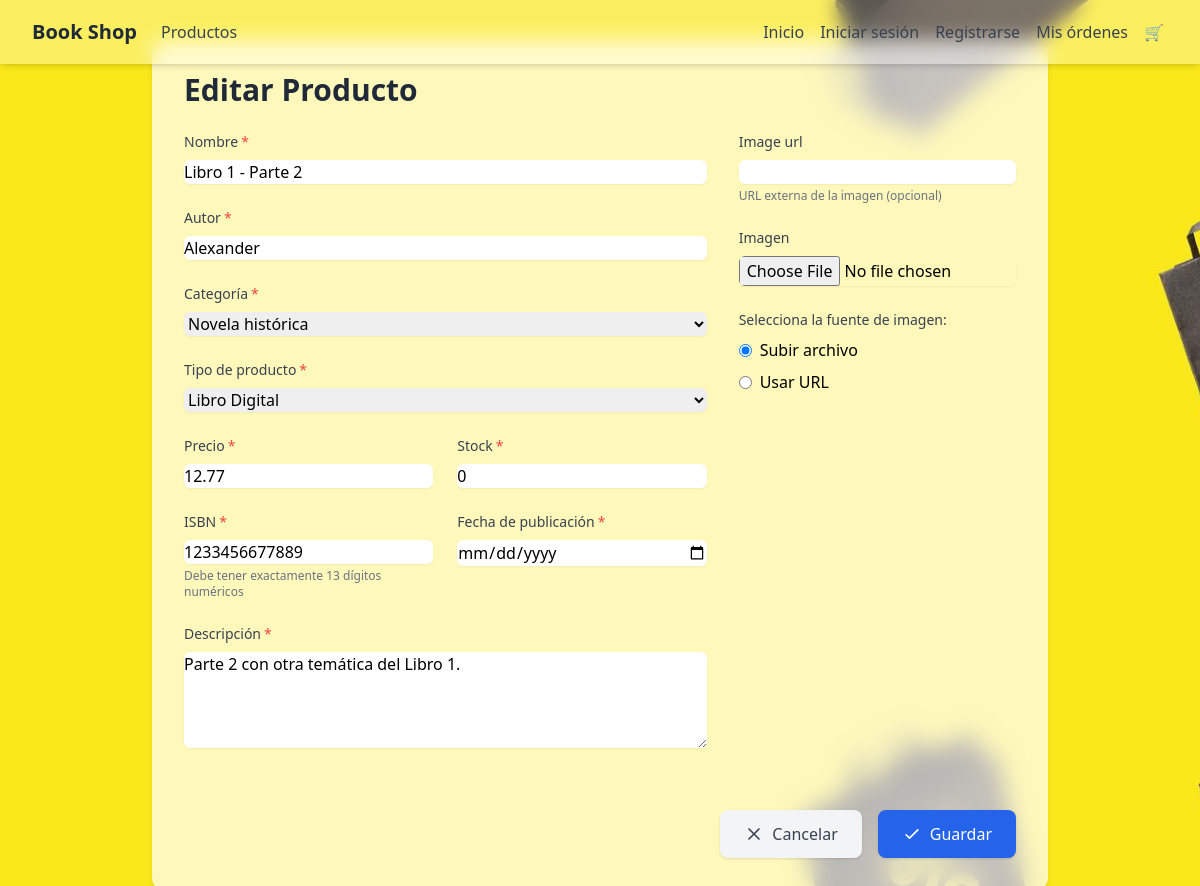
The app's page /productos/editar/8/ with its own data.
### productos/models.py (models this page shows, shortened)
class Product(models.Model):
    PRODUCT_TYPES = [
        ('physical', 'Libro Físico'),
        ('ebook', 'Libro Digital'),
    ]
    name = models.CharField(max_length=200, verbose_name="Nombre")
    description = models.TextField(verbose_name="Descripción")
    price = models.DecimalField(max_digits=10, decimal_places=2, verbose_name="Precio")
    product_type = models.CharField(
        max_length=10,
        choices=PRODUCT_TYPES,
        default='physical',
        verbose_name="Tipo de producto"
    )
    category = models.ForeignKey(Category, on_delete=models.CASCADE, verbose_name="Categoría")
    stock = models.PositiveIntegerField(default=0, verbose_name="Stock")
    image = models.ImageField(upload_to='products/', blank=True, null=True, verbose_name="Imagen")
    image_url = models.URLField(blank=True, null=True)
    author = models.CharField(max_length=100, verbose_name="Autor")
    isbn = models.CharField(max_length=13,unique=True,validators=[RegexValidator(regex='^\d{13}$', message='El ISBN debe tener exactamente 13 dígitos.')],verbose_name="ISBN")
    publication_date = models.DateField(verbose_name="Fecha de publicación")
    created_at = models.DateTimeField(auto_now_add=True, verbose_name="Fecha de creación")
    updated_at = models.DateTimeField(auto_now=True, verbose_name="Fecha de actualización")
    class Meta:
        verbose_name = "Producto"
        verbose_name_plural = "Productos"

### productos/views.py (the view)
# urls.py: path('editar/<int:pk>/', views.product_update, name='product_update'),  # Editar producto
def product_update(request, pk):
   product = get_object_or_404(Product.objects.select_related('category'), pk=pk)
   if request.method == 'POST':
       form = ProductForm(request.POST, request.FILES, instance=product)
       if form.is_valid():
            product = form.save(commit=False)
            image_source = request.POST.get('image_source')
            image_url = form.cleaned_data.get('image_url')
            image_file = request.FILES.get('image')
            if image_source == 'url' and image_url:
                product.image = None
            elif image_source == 'file' and image_file:
                product.image_url = ''
            elif image_source == 'url' and not image_url and image_file:
                product.image_url = ''
            else:
                product.image = None
                product.image_url = ''
            product.save()
            messages.success(request, 'Producto actualizado exitosamente.')
            return redirect('product_detail', pk=product.pk)
   else:
       form = ProductForm(instance=product)
   return render(request, 'productos/product_form.html', {
       'form': form,
       'title': 'Editar Producto',
       'product': product
   })

### productos/forms.py (shortened to what this page needs)
class ProductForm(forms.ModelForm):
    class Meta:
        model = Product
        fields = ['name', 'author', 'category', 'product_type', 'price', 'stock', 'description', 'image','image_url', 'isbn','publication_date']
        common_class = 'w-full rounded-md border-gray-300 shadow-sm focus:border-blue-500 focus:ring-blue-500'
        widgets = {
            'name': forms.TextInput(attrs={'class': common_class}),
            'author': forms.TextInput(attrs={'class': common_class}),
            'category': forms.Select(attrs={'class': common_class}),
            'product_type': forms.Select(attrs={'class': common_class}),
            'price': forms.NumberInput(attrs={'class': common_class, 'step': '0.01'}),
            'stock': forms.NumberInput(attrs={'class': common_class}),
            'description': forms.Textarea(attrs={'class': common_class, 'rows': 4}),
            'image': forms.FileInput(attrs={'class': common_class}),
            'image_url': forms.URLInput(attrs={'class': common_class}),
            'isbn': forms.TextInput(attrs={'class': common_class}),
            'publication_date': forms.DateInput(attrs={'class': common_class, 'type': 'date'}),
        }

### productos/models.py (called while the page is built)
    def __str__(self):
        return self.name

### productos/templates/productos/product_form.html (shortened to what this page needs)
{% extends "base.html" %}
{% load static %}
{% load i18n %}
{% block content %}
<div class="max-w-4xl mx-auto bg-white bg-opacity-70 backdrop-blur-md rounded-xl shadow-md p-8 animate-fade-in">
  <h2 class="text-3xl font-bold text-gray-800 mb-6">{{ title }}</h2>
  <form method="post" enctype="multipart/form-data">
    <div class="flex flex-col md:flex-row gap-8">
      <div class="flex-1">
        <div class="mb-6">
          <label for="{{ form.name.id_for_label }}" class="block text-sm font-medium text-gray-700 mb-2">
            {{ form.name.label }}{% if form.name.field.required %}<span class="text-red-500">*</span>{% endif %}
          </label>
          {{ form.name }}
        </div>
        <div class="mb-6">
          <label for="{{ form.author.id_for_label }}" class="block text-sm font-medium text-gray-700 mb-2">
            {{ form.author.label }}{% if form.author.field.required %}<span class="text-red-500">*</span>{% endif %}
          </label>
          {{ form.author }}
        </div>
        <div class="mb-6">
          <label for="{{ form.category.id_for_label }}" class="block text-sm font-medium text-gray-700 mb-2">
            {{ form.category.label }}{% if form.category.field.required %}<span class="text-red-500">*</span>{% endif %}
          </label>
          {{ form.category }}
        </div>
        <div class="mb-6">
          <label for="{{ form.product_type.id_for_label }}" class="block text-sm font-medium text-gray-700 mb-2">
            {{ form.product_type.label }}{% if form.product_type.field.required %}<span class="text-red-500">*</span>{% endif %}
          </label>
          {{ form.product_type }}
        </div>
        <div class="grid grid-cols-1 md:grid-cols-2 gap-6 mb-6">
          <div>
            <label for="{{ form.price.id_for_label }}" class="block text-sm font-medium text-gray-700 mb-2">
              {{ form.price.label }}{% if form.price.field.required %}<span class="text-red-500">*</span>{% endif %}
            </label>
            {{ form.price }}
          </div>
          <div>
            <label for="{{ form.stock.id_for_label }}" class="block text-sm font-medium text-gray-700 mb-2">
              {{ form.stock.label }}{% if form.stock.field.required %}<span class="text-red-500">*</span>{% endif %}
            </label>
            {{ form.stock }}
          </div>
        </div>
        <div class="grid grid-cols-1 md:grid-cols-2 gap-6 mb-6">
          <div>
            <label for="{{ form.isbn.id_for_label }}" class="block text-sm font-medium text-gray-700 mb-2">
              {{ form.isbn.label }}{% if form.isbn.field.required %}<span class="text-red-500">*</span>{% endif %}
            </label>
            {{ form.isbn }}
            <p class="mt-1 text-xs text-gray-500">Debe tener exactamente 13 dígitos numéricos</p>
          </div>
          <div>
            <label for="{{ form.publication_date.id_for_label }}" class="block text-sm font-medium text-gray-700 mb-2">
              {{ form.publication_date.label }}{% if form.publication_date.field.required %}<span class="text-red-500">*</span>{% endif %}
            </label>
            {{ form.publication_date }}
          </div>
        </div>
        <div class="mb-6">
          <label for="{{ form.description.id_for_label }}" class="block text-sm font-medium text-gray-700 mb-2">
            {{ form.description.label }}{% if form.description.field.required %}<span class="text-red-500">*</span>{% endif %}
          </label>
          {{ form.description }}
        </div>
      </div>
      <div class="w-full md:w-1/3">
        <div class="mb-6">
          <label for="{{ form.image_url.id_for_label }}" class="block text-sm font-medium text-gray-700 mb-2">
            {{ form.image_url.label }}{% if form.image_url.field.required %}<span class="text-red-500">*</span>{% endif %}
          </label>
          {{ form.image_url }}
          <p class="mt-1 text-xs text-gray-500">URL externa de la imagen (opcional)</p>
        </div>
        <div class="mb-6">
          <label for="{{ form.image.id_for_label }}" class="block text-sm font-medium text-gray-700 mb-2">
            {{ form.image.label }}{% if form.image.field.required %}<span class="text-red-500">*</span>{% endif %}
          </label>
          {{ form.image }}
        </div>
        <div class="mt-6 space-y-4">
          <div class="mb-6">
            <label class="block text-sm font-medium text-gray-700 mb-2">Selecciona la fuente de imagen:</label>
            <div class="flex flex-col space-y-2">
              <label class="inline-flex items-center">
                <input type="radio" name="image_source" value="file" checked class="form-radio text-blue-600">
                <span class="ml-2">Subir archivo</span>
              </label>
              <label class="inline-flex items-center">
                <input type="radio" name="image_source" value="url" class="form-radio text-blue-600">
                <span class="ml-2">Usar URL</span>
              </label>
            </div>
          </div>
        </div>
      </div>
    </div>
    <div class="mt-8 flex justify-end gap-4">
      <a href="{% url 'product_list' %}" class="inline-flex items-center px-6 py-3 bg-gray-100 hover:bg-gray-200 text-gray-700 rounded-lg shadow transition-all duration-300">
        <svg xmlns="http://www.w3.org/2000/svg" class="h-5 w-5 mr-2" fill="none" viewBox="0 0 24 24" stroke="currentColor">
          <path stroke-linecap="round" stroke-linejoin="round" stroke-width="2" d="M6 18L18 6M6 6l12 12" />
        </svg>
        Cancelar
      </a>
      <button type="submit" class="inline-flex items-center px-6 py-3 bg-blue-600 hover:bg-blue-700 text-white font-medium rounded-lg shadow transition-all duration-300">
        <svg xmlns="http://www.w3.org/2000/svg" class="h-5 w-5 mr-2" fill="none" viewBox="0 0 24 24" stroke="currentColor">
          <path stroke-linecap="round" stroke-linejoin="round" stroke-width="2" d="M5 13l4 4L19 7" />
        </svg>
        Guardar
      </button>
    </div>
  </form>
</div>
{% endblock %}

### productos/templates/productos/product_form.html (style rules this page uses)
.animate-fade-in { animation: fadeIn 0.5s ease-out forwards; }
.text-red-500 { margin-left: 3px; }

### records on screen
Product: name "Libro 1 - Parte 2", author "Alexander", category "Novela histórica", product_type "Libro Digital", price "12.77", stock "0", isbn "1233456677889", description "Parte 2 con otra temática del Libro 1."

### other values on screen
{{ title }} "Editar Producto"
